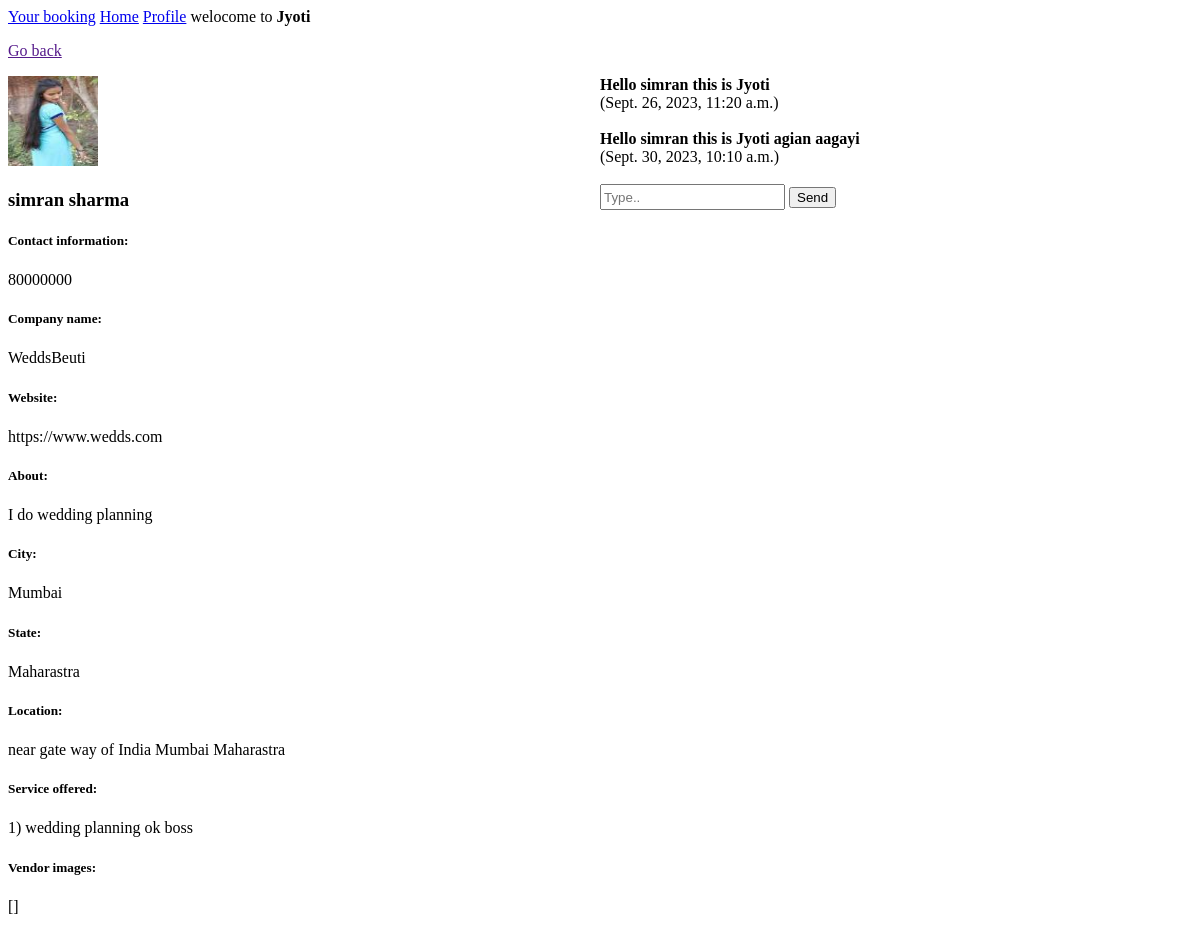
Page /event-planner-info/25/ (signed in) on the earlier database version.
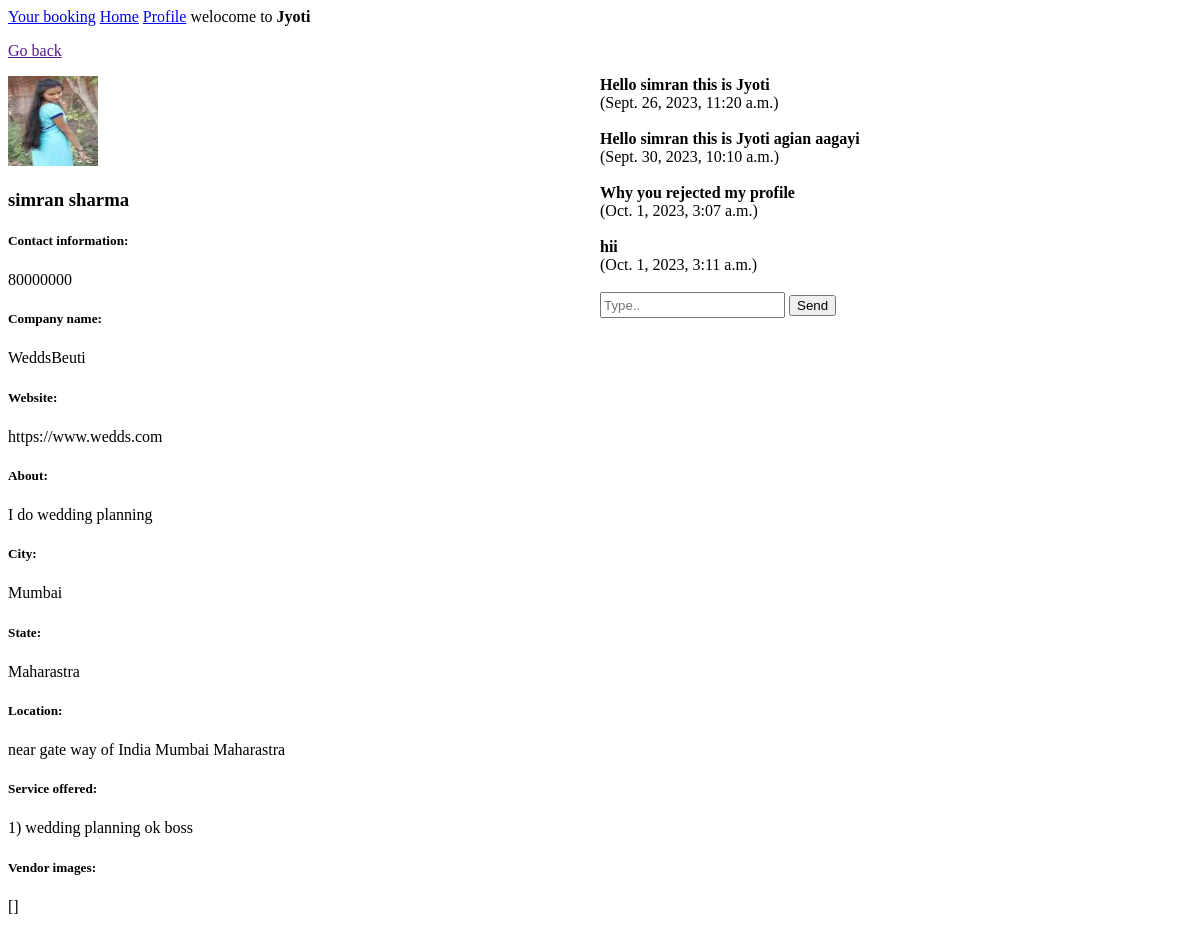
Same page on the later database version.
### EventPlanner/models.py (models this page shows, shortened)
class UserProfile(models.Model):
    user = models.OneToOneField(User,on_delete=models.CASCADE)
    user_type = models.CharField(choices=user_type_choices,max_length=50)
    contact_info = models.CharField(max_length=200,blank=True,null=True,verbose_name='Contact information')
    company_name = models.CharField(max_length=50,blank=True,null=True)
    website = models.URLField(max_length=200,blank=True,null=True)
    about = models.TextField(blank=True,null=True)
    city = models.CharField(max_length=20,null=False,blank=False)
    state = models.CharField(max_length=20,null=False,blank=False)
    location = models.TextField(blank=True,null=True)
    service_offered = models.TextField(blank=True,null=True)
    profile_picture = models.ImageField(upload_to = 'images/',null=True,blank = True)
    vendor_images = models.ManyToManyField('Image', blank=True,null = True)

### customer/models.py (models this page shows)
class Messages(models.Model):
    sender = models.ForeignKey(User,on_delete=models.CASCADE,null=False,blank=False)
    receiver = models.ForeignKey(User,on_delete=models.CASCADE,null=False,blank=False,related_name = 'receiver')
    message = models.TextField(null=False,blank=False)
    created=models.DateTimeField(auto_now_add = True)

### EventPlanner/views.py (the view)
# urls.py: path('event-planner-info/<int:pk>/',views.EventPlannerInfo),
def EventPlannerInfo(request,pk):
    if not request.user.is_authenticated or request.user.userprofile.user_type == 'is_customer':
        if request.method == 'POST':
            if not request.user.is_authenticated:
                return redirect('/login-C/')
            unique_token_form = request.POST.get('unique-token')
            unique_token_session = request.session.get('chat_token')
            if unique_token_form == unique_token_session:
                message_form = MessageForm(request.POST)
                if message_form.is_valid():
                    message_object = message_form.save(commit = False)
                    message_object.sender = request.user
                    vendor = User.objects.get(id=int(pk))
                    message_object.receiver = vendor
                    message_object.save()
                    del request.session['chat_token']
                    return redirect(f'/event-planner-info/{pk}/')
        else:
            unique_token = str(uuid.uuid4())
            request.session['chat_token'] = unique_token
        if request.user.is_authenticated:
            messages = Messages.objects.filter(sender = request.user)
        else:
            messages = None
        vendor = User.objects.get(id = pk)
        user_profile = UserProfile.objects.get(user = vendor)
        user_profile_form = UserProfileForm(instance = user_profile)
        received_dict,sent_dict = Messages_display(request)
        context = {'user_profile_form':user_profile_form,'vendor':vendor,'MessageForm':MessageForm,'messages':messages,'unique_token':unique_token,'pk':pk,'received_dict':received_dict,'sent_dict':sent_dict}
        return render(request,'EventPlanner/event-planner-info.html',context)

### EventPlanner/forms.py
class UserProfileForm(ModelForm):
    class Meta:
        model = UserProfile
        widgets = {'profile_picture':FileInput()}
        fields = '__all__'
        exclude = ('user_type','user',)

### EventPlanner/templates/EventPlanner/event-planner-info.html (shortened to what this page needs)
{% extends 'customer/home.html' %}
{% block content %}
<p><a href="{{request.META.HTTP_REFERER}}">Go back</a></p>
<div class="grid-div">
    <div>
        {% if vendor.userprofile.profile_picture %}
        <img src="{{vendor.userprofile.profile_picture.url}}" alt="" width="90" height="90">
        {% else %}
            <img src="/static/images/No profile.jpeg" alt="" width="100" height="100">
        {% endif %}
        <h3>{{vendor.first_name}} {{vendor.last_name}}</h3>
        {% for field in user_profile_form %}
            {% if not field.name == 'profile_picture' %}
            <h5>{{field.label_tag}}</h5>
                <p>{{field.value}}</p>
                {% endif %}
        {% endfor %}
    </div>
    <div class="inner-grid-div">
            <div>
                <div>
                    {% for message in messages %}
                    {% if message.receiver.id == pk %}
                    <div><b>{{message.message}}</b> <br>({{message.created}})</div>
                    <br>
                    {% endif %}
                    {% endfor %}
                </div>
                <div>
                    <form action="" method="POST">
                        {{MessageForm.message}}
                        <input type="submit" value="Send">
                    </form>
                </div>
            </div>
            <div>
            </div>
    </div>
</div>
{% endblock %}

Differences in the rows shown:
added Messages: message "Why you rejected my profile", created "Oct. 1, 2023, 3:07 a.m."
added Messages: message "hii", created "Oct. 1, 2023, 3:11 a.m."
